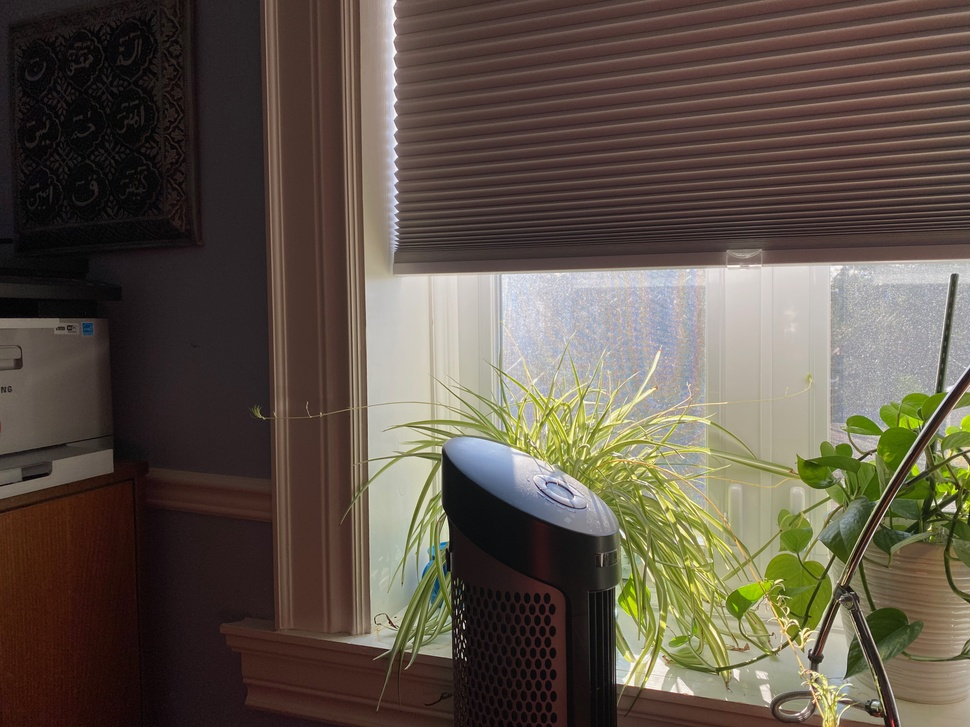
#> input picture Laboratory/lab8/data/1-left.jpeg, 970 x 727 px, shrunk from 4032 x 3024 before the run
$ jupyter execute --allow-errors 09-image-stitching.ipynb   (shell and % lines are left out)
#> lines starting #> are read from the running program, lines starting #| are printed output that depends on the picture
<center>
    <tr>
    <td></img></td>
    </tr>
</center>

# Image stitching

Faisal Qureshi
Professor
Faculty of Science
Ontario Tech University
Oshawa ON Canada
http://vclab.science.ontariotechu.ca

## Copyright information
© Faisal Qureshi

## License

This work is licensed under a [Creative Commons Attribution-NonCommercial 4.0 International License.](https://creativecommons.org/licenses/by-nc/4.0/)

## Outline
Consider the following image pair

<center>
    <tr>
    <td>
    </img>
    </img>
    </td>
    </tr>
</center>

You are asked to pick at least four correspondences in both images. E.g., you can pick four points  $(𝑥^𝑙_{𝑖},𝑦^𝑙_{𝑖})$  in the left image and then you can pick the corresponding locations  $(𝑥^𝑟_{𝑖},𝑦^𝑟{𝑖})$  in the right image in the same order. Here  𝑖 > 3 . Given these correspondences, estimate the homography matrix between the two set of images, and use this matrix to stitch the two images into a single image.

## Picking locations in an image
Use the following code to pick locations on an image as seen below

Modify the code as needed to record the  (𝑥,𝑦)  locations.

[cell 1]
import matplotlib.pyplot as plt
import matplotlib.image as mpimg
import cv2 as cv
import numpy as np

[cell 2]
class PointPicker:
    points_selected = []

    def __init__(self, imgplot, img, color=(255,0,0), radius=20, thickness=20):
        self.imgplot = imgplot
        self.img = img
        self.color = color
        self.radius = radius
        self.thickness = thickness
        self.cid = imgplot.figure.canvas.mpl_connect('button_press_event', self)

    def __call__(self, event):
        if event.inaxes != self.imgplot.axes:
            return
        ix = event.xdata
        iy = event.ydata
        print(f'x={ix}, y={iy}')
        self.img = cv.circle(self.img, (int(ix), int(iy)), self.radius, self.color, self.thickness)

        imgplot.set_array(self.img)
        self.imgplot.figure.canvas.draw()

    def clear_points(self):
        self.points_selected.clear()

img=cv.imread('data/1-left.jpeg')
#> img is the input picture: shape (727, 970, 3); mean B, G, R 72.3, 83.8, 94.5

fig = plt.figure(figsize=(10,10))
ax = fig.add_subplot(111)
imgplot = plt.imshow(img)
point_picker = PointPicker(imgplot, img)
plt.show()

[cell 3]
def match_descriptors(img1, img2):
    akaze = cv.AKAZE_create()
    kp1, des1 = akaze.detectAndCompute(img1, None)
    kp2, des2 = akaze.detectAndCompute(img2, None)

    matcher = cv.DescriptorMatcher_create(cv.DescriptorMatcher_BRUTEFORCE_HAMMING)
    nn_matches = matcher.knnMatch(des1, des2, 2)

    good = []
    src = []
    dst = []
    for match in nn_matches:
        if len(match) < 2: continue
        m, n = match[0], match[1]
        if m.distance < 0.8*n.distance:
            good.append([m])
            src.append(kp1[m.queryIdx].pt)
            dst.append(kp2[n.trainIdx].pt)

    result_img = cv.drawMatchesKnn(img1,kp1,img2,kp2, good, None, flags=cv.DrawMatchesFlags_NOT_DRAW_SINGLE_POINTS)

    return np.float32(src), np.float32(dst), result_img

[cell 4]
right_img = cv.imread("data/1-right.jpeg")
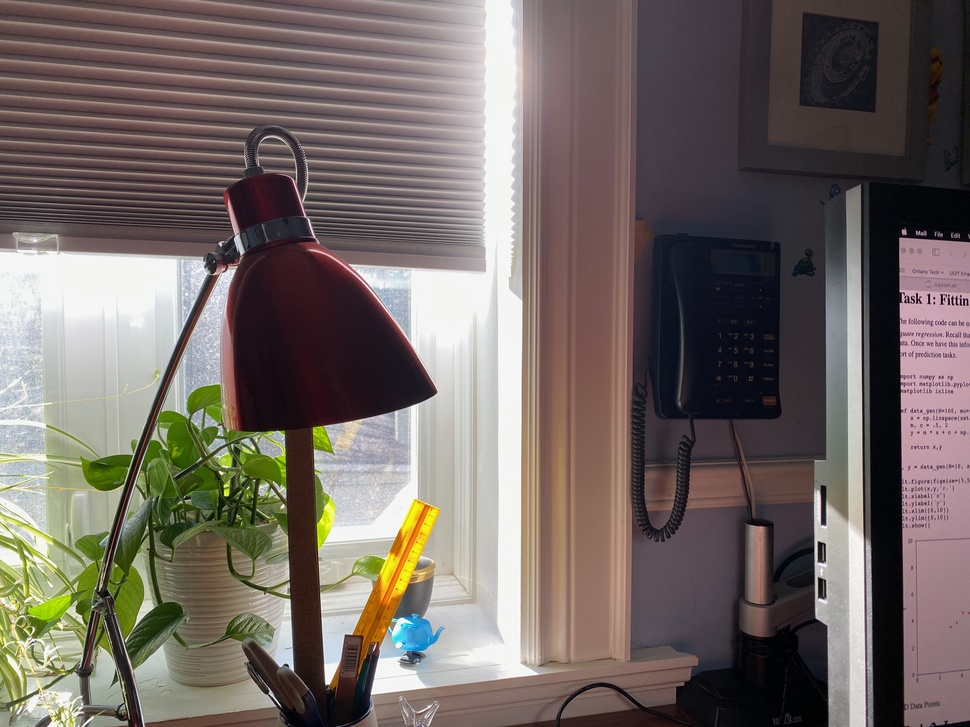
#> input picture Laboratory/lab8/data/1-right.jpeg, 970 x 727 px, shrunk from 4032 x 3024 before the run
#> right_img is the input picture: shape (727, 970, 3); mean B, G, R 100.4, 105.1, 114.9
left_img = cv.imread("data/1-left.jpeg")

src, dst, result_img = match_descriptors(right_img, left_img)
#> in match_descriptors, `kp1, des1 = akaze.detectAndCompute(img1, None)`: kp1 = 1223 keypoints; strongest (x, y, size): (409, 382, 32.3), (394, 375, 45.7), (424, 389, 16.1), (274, 442, 16.1)
#> in match_descriptors, `kp2, des2 = akaze.detectAndCompute(img2, None)`: kp2 = 900 keypoints; strongest (x, y, size): (444, 536, 8.1), (815, 658, 8.1), (736, 672, 5.7), (462, 486, 32.3)
#> in match_descriptors, `nn_matches = matcher.knnMatch(des1, des2, 2)`: nn_matches = 1223 matches
#> after the loop in match_descriptors, `for match in nn_matches:`: dst = 36 pairs, first value 108.6 to 911.4, second value 253 to 692.6; good = 36 matches; src = 36 pairs, first value 55.2 to 904.1, second value 192.3 to 664.7
#> in match_descriptors, `result_img = cv.drawMatchesKnn(img1,kp1,img2,kp2, good, None, flags=cv..`:
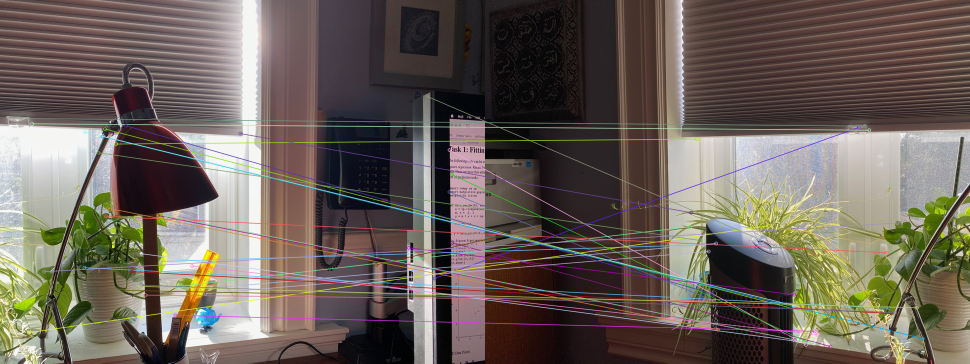
#> result_img: shape (727, 1940, 3) (shown at 1/2 size); mean B, G, R 89, 96.7, 106.6


H, masked = cv.findHomography(src, dst, cv.RANSAC, 5.0)
#> H = [[0.205, -0.00802, 208.8], [-0.108, -0.33, 407.7], [0.000165, -0.00124, 1]]; masked = 36 values, max 1 at index 2, min 0 at index 0, mean 0.139

dst = cv.warpPerspective(right_img,H,(left_img.shape[1] + right_img.shape[1], left_img.shape[0]))
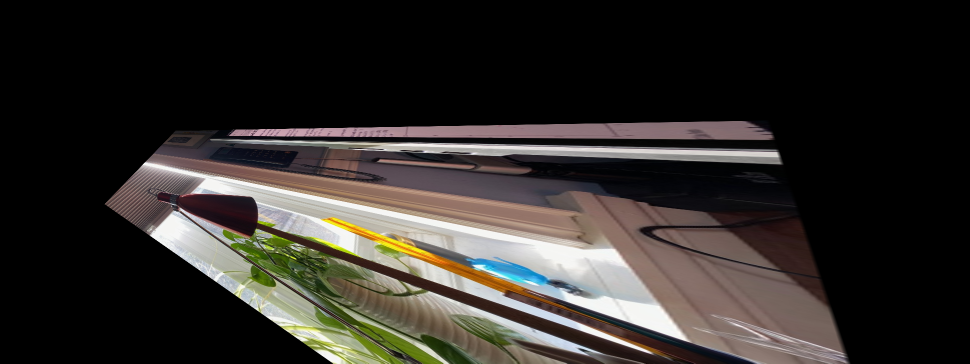
#> dst: shape (727, 1940, 3) (shown at 1/2 size); mean B, G, R 41.5, 45.2, 48.9
dst[0:left_img.shape[0], 0:left_img.shape[1]] = left_img
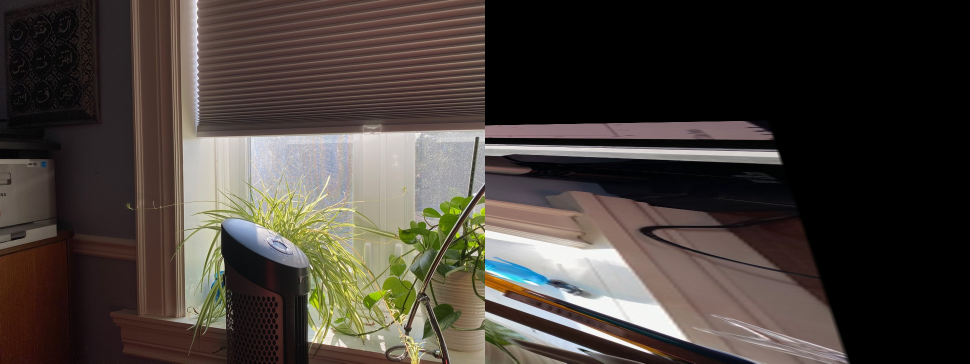
#> dst: shape (727, 1940, 3) (shown at 1/2 size); mean B, G, R 57, 63.2, 70.8
cv.imwrite("data/1-stitched.jpg",dst)
plt.figure(figsize=(15,15))
plt.imshow(dst)
plt.show()

#This didn't yield desired results

[cell 5]
right_img = cv.imread("data/2-right.jpeg")
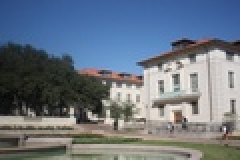
#> input picture Laboratory/lab8/data/2-right.jpeg, 120 x 80 px, shrunk from 500 x 333 before the run (shown 2 times larger)
#> right_img is the input picture: shape (80, 120, 3); mean B, G, R 131, 117.6, 106.7
left_img = cv.imread("data/2-left.jpeg")
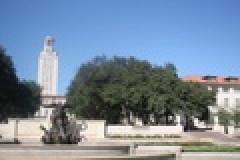
#> input picture Laboratory/lab8/data/2-left.jpeg, 120 x 80 px, shrunk from 500 x 333 before the run (shown 2 times larger)
#> left_img is the input picture: shape (80, 120, 3); mean B, G, R 158.1, 138.8, 120.9

src, dst, result_img = match_descriptors(right_img, left_img)
#> in match_descriptors (call 2), `kp1, des1 = akaze.detectAndCompute(img1, None)`: kp1 = 15 keypoints; strongest (x, y, size): (57, 45, 4.8), (69, 40, 4.8), (88, 39, 4.8), (75, 36, 4.8)
#> in match_descriptors (call 2), `kp2, des2 = akaze.detectAndCompute(img2, None)`: kp2 = 5 keypoints; (x, y, size): (78, 31, 4.8), (85, 34, 4.8), (30, 49, 4.8), (42, 35, 4.8), (72, 33, 4.8)
#> in match_descriptors (call 2), `nn_matches = matcher.knnMatch(des1, des2, 2)`: nn_matches = 15 matches
#> the loop in match_descriptors (call 2), `for match in nn_matches:` made 15 passes
#> after the loop in match_descriptors (call 2), `for match in nn_matches:`: dst = [(71.82, 32.82)]; good = 1 matches; src = [(68.98, 40.11)]
#> in match_descriptors (call 2), `result_img = cv.drawMatchesKnn(img1,kp1,img2,kp2, good, None, flags=cv..`:
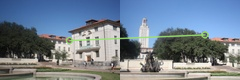
#> result_img: shape (80, 240, 3); mean B, G, R 144.3, 129.1, 114.1
#> src = [[68.98, 40.11]]; dst = [[71.82, 32.82]]


#> (the rest of this cell did not finish here and is left out)
